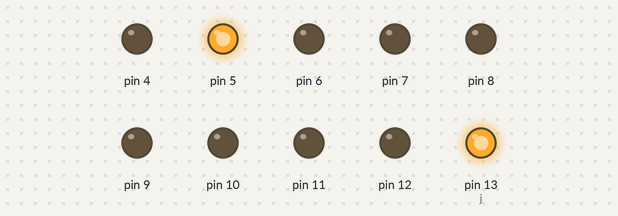
A sketch run on a simulated Arduino Uno, built with avr-gcc and run on an emulated ATmega328P. Parts: output pins drawn as LEDs (lit = HIGH).

Above: at 0.07 s.
At 0.67 s:
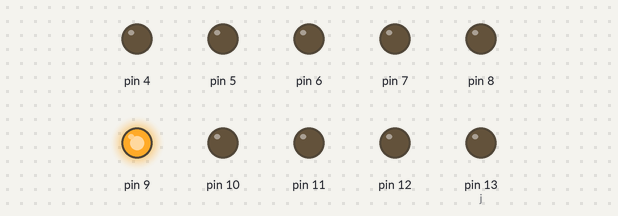
At 1.42 s:
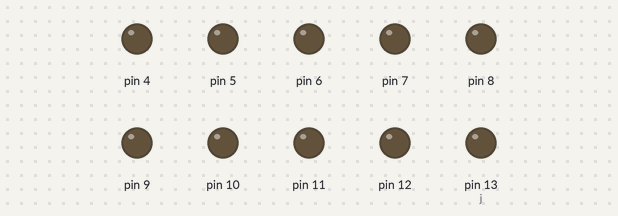
At 2.77 s:
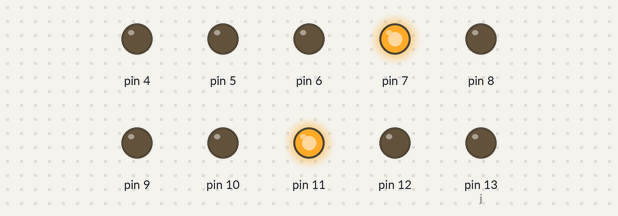
Timing chart, 0 to 3.1 s (numbered marks = the images above):
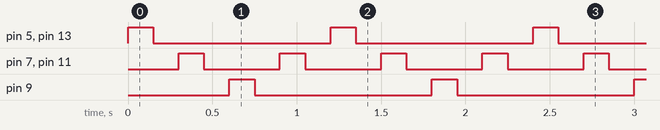

Measured:
- by itself, pin 5, pin 9, pin 13 (j): alternates HIGH for 0.15 s and LOW for 1.1 s
- by itself, pin 7, pin 11: alternates HIGH for 0.15 s and LOW for 0.45 s
- by itself, everything shown: repeats every 1.2 s, in 8 steps

The sketch:

LightFan_1.2.ino
```cpp
#include<stdlib.h>
#include<stdio.h>

void setup() {
  int  i;
  // put your setup code here, to run once:
  for (i = 4; i < 14; i++)
  {
    pinMode (i, OUTPUT);
  }

}


void loop() {
  // put your main code here, to run repeatedly:
  int j = 13 , i = 5 ;
  int timer = 150;

  do
  {
    digitalWrite (i, HIGH);
    digitalWrite (j, HIGH);
    delay (timer);
    digitalWrite(i, LOW);
    digitalWrite (j, LOW);
    delay (timer);
    j-=2;
    i+=2;

  } while (i != 13);
  i=4;
  j=13;

}
```
